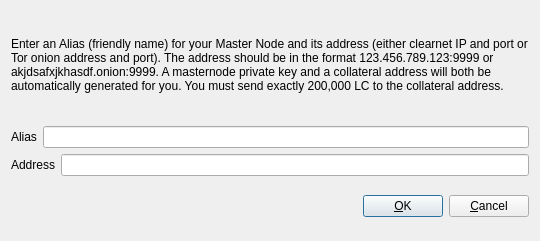
<?xml version="1.0" encoding="UTF-8"?>
<ui version="4.0">
 <class>AddEditAdrenalineNode</class>
 <widget class="QDialog" name="AddEditAdrenalineNode">
  <property name="geometry">
   <rect>
    <x>0</x>
    <y>0</y>
    <width>540</width>
    <height>241</height>
   </rect>
  </property>
  <property name="windowTitle">
   <string>Add/Edit Lightning Node</string>
  </property>
  <property name="modal">
   <bool>true</bool>
  </property>
  <layout class="QVBoxLayout" name="verticalLayout">
   <item>
    <layout class="QVBoxLayout" name="verticalLayout_2">
     <property name="topMargin">
      <number>0</number>
     </property>
     <property name="bottomMargin">
      <number>0</number>
     </property>
     <item>
      <widget class="QLabel" name="label_3">
       <property name="sizePolicy">
        <sizepolicy hsizetype="Preferred" vsizetype="Expanding">
         <horstretch>0</horstretch>
         <verstretch>0</verstretch>
        </sizepolicy>
       </property>
       <property name="text">
        <string>&lt;html&gt;&lt;head/&gt;&lt;body&gt;&lt;p&gt;Enter an Alias (friendly name) for your Master Node and its address (either clearnet IP and port or Tor onion address and port).  The address should be in the format 123.456.789.123:9999 or akjdsafxjkhasdf.onion:9999.  A masternode private key and a collateral address will both be automatically generated for you.  You must send exactly 200,000 LC to the collateral address.&lt;/p&gt;&lt;/body&gt;&lt;/html&gt;</string>
       </property>
       <property name="wordWrap">
        <bool>true</bool>
       </property>
      </widget>
     </item>
     <item>
      <layout class="QHBoxLayout" name="horizontalLayout">
       <property name="bottomMargin">
        <number>0</number>
       </property>
       <item>
        <widget class="QLabel" name="label">
         <property name="text">
          <string>Alias</string>
         </property>
        </widget>
       </item>
       <item>
        <widget class="QLineEdit" name="aliasLineEdit"/>
       </item>
      </layout>
     </item>
     <item>
      <layout class="QHBoxLayout" name="horizontalLayout_2">
       <property name="bottomMargin">
        <number>0</number>
       </property>
       <item>
        <widget class="QLabel" name="label_2">
         <property name="text">
          <string>Address</string>
         </property>
        </widget>
       </item>
       <item>
        <widget class="QLineEdit" name="addressLineEdit"/>
       </item>
      </layout>
     </item>
     <item>
      <layout class="QHBoxLayout" name="horizontalLayout_3">
       <property name="bottomMargin">
        <number>0</number>
       </property>
      </layout>
     </item>
    </layout>
   </item>
   <item>
    <layout class="QHBoxLayout" name="horizontalLayout_Buttons">
     <item>
      <spacer name="horizontalSpacer_1">
       <property name="orientation">
        <enum>Qt::Horizontal</enum>
       </property>
       <property name="sizeHint" stdset="0">
        <size>
         <width>40</width>
         <height>48</height>
        </size>
       </property>
      </spacer>
     </item>
     <item>
      <widget class="QLabel" name="statusLabel">
       <property name="font">
        <font>
         <weight>75</weight>
         <bold>true</bold>
        </font>
       </property>
       <property name="text">
        <string/>
       </property>
       <property name="textFormat">
        <enum>Qt::PlainText</enum>
       </property>
       <property name="wordWrap">
        <bool>true</bool>
       </property>
      </widget>
     </item>
     <item>
      <spacer name="horizontalSpacer_2">
       <property name="orientation">
        <enum>Qt::Horizontal</enum>
       </property>
       <property name="sizeHint" stdset="0">
        <size>
         <width>40</width>
         <height>48</height>
        </size>
       </property>
      </spacer>
     </item>
     <item>
      <widget class="QPushButton" name="okButton">
       <property name="text">
        <string>&amp;OK</string>
       </property>
      </widget>
     </item>
     <item>
      <widget class="QPushButton" name="cancelButton">
       <property name="text">
        <string>&amp;Cancel</string>
       </property>
       <property name="autoDefault">
        <bool>false</bool>
       </property>
      </widget>
     </item>
    </layout>
   </item>
  </layout>
 </widget>
 <resources/>
 <connections/>
</ui>
